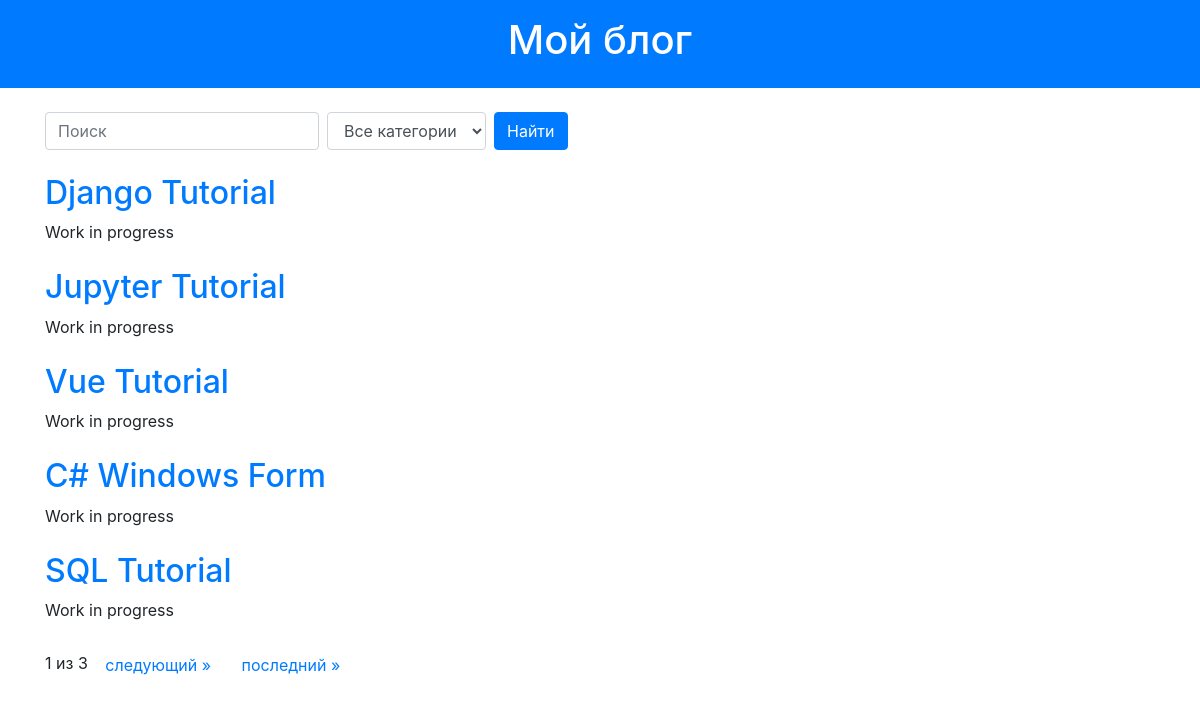
The page / on the database its author committed.
### blog/models.py (models this page shows, shortened)
class Post(models.Model):
    title = models.CharField(max_length=200)
    content = models.TextField()
    created_at = models.DateTimeField(auto_now_add=True)
    updated_at = models.DateTimeField(auto_now=True)
    author = models.ForeignKey(User, on_delete=models.CASCADE)
    category = models.ForeignKey(Category, on_delete=models.SET_NULL, null=True, blank=True)
    image = models.ImageField(upload_to='article_image', blank=True, null=True)

### blog/views.py (the view)
# urls.py: path('', post_list, name='post_list'),
def post_list(request):
    query = request.GET.get('q')
    category_id = request.GET.get('category')
    posts = Post.objects.all()
    if category_id:
        posts = posts.filter(category_id=category_id)
    if query:
        posts = posts.filter(title__icontains=query)
    paginator = Paginator(posts, 5)
    page_number = request.GET.get('page')
    page_obj = paginator.get_page(page_number)
    categories = Category.objects.all()
    return render(request, 'blog/post_list.html', {'page_obj': page_obj, 'query': query, 'categories': categories})

### blog/templates/blog/post_list.html (shortened to what this page needs)
{% extends 'blog/base.html' %}
{% block body %}
<div class="my-4">
    <form method="GET" class="form-inline">
        <input type="text" name="q" value="{{ query|default:'' }}" class="form-control mr-2" placeholder="Поиск">
        <select name="category" class="form-control mr-2">
            <option value="">Все категории</option>
        </select>
        <button type="submit" class="btn btn-primary">Найти</button>
    </form>
</div>
{% for post in page_obj %}
    <div class="post mb-4">
        <h2><a href="{% url 'post_detail' post.id %}">{{ post.title }}</a></h2>
        <p>{{ post.content|truncatewords:30 }}</p>
    </div>
{% endfor %}
<div class="pagination">
    <span class="step-links">
        <span class="current">
            {{ page_obj.number }} из {{ page_obj.paginator.num_pages }}
        </span>
        {% if page_obj.has_next %}
            <a class="btn btn-link" href="?page={{ page_obj.next_page_number }}">следующий »</a>
            <a class="btn btn-link" href="?page={{ page_obj.paginator.num_pages }}">последний &raquo;</a>
        {% endif %}
    </span>
</div>
{% endblock %}

### rows shown on the page
Post: title "Django Tutorial", content "Work in progress"
Post: title "Jupyter Tutorial", content "Work in progress"
Post: title "Vue Tutorial", content "Work in progress"
Post: title "C# Windows Form", content "Work in progress"
Post: title "SQL Tutorial", content "Work in progress"

### other values the page prints
{{ page_obj.number }} "1"
{{ page_obj.paginator.num_pages }} "3"
